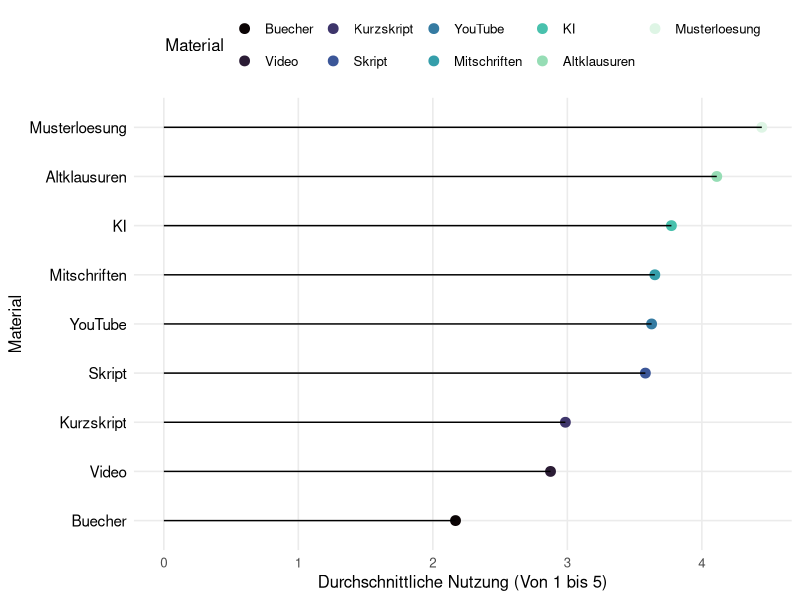
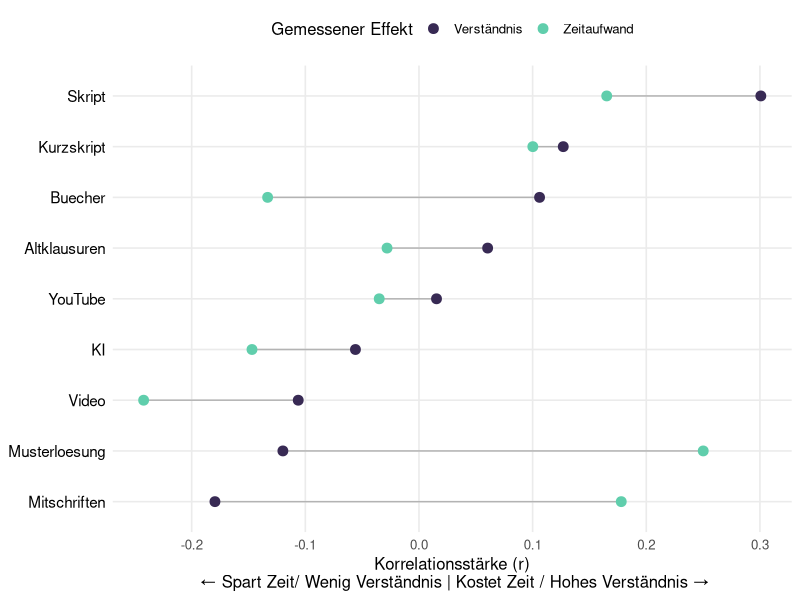
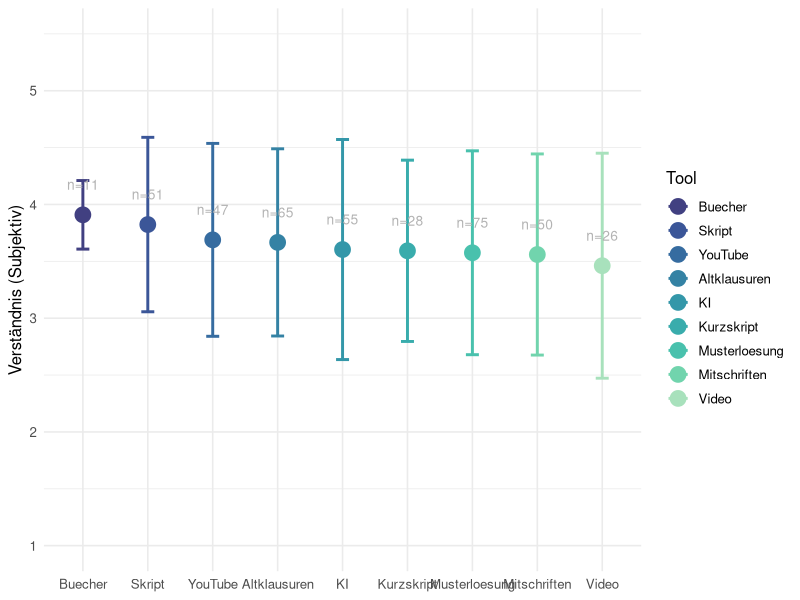
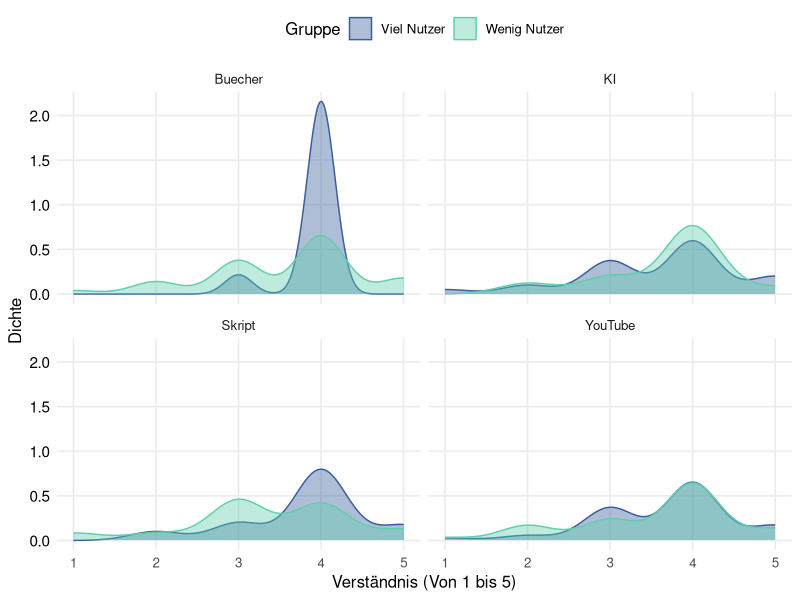
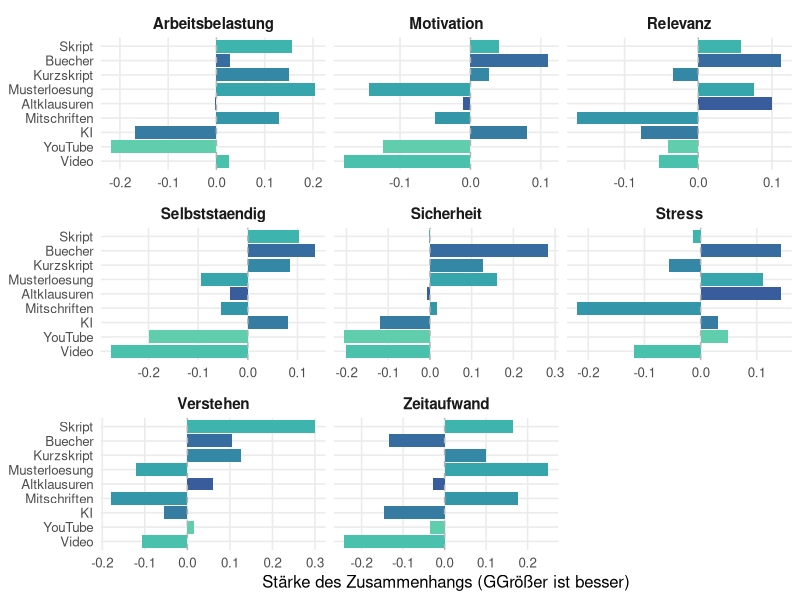

These figures' R source, in order: (Note: this script raises an error after producing the figures.)

#Library installieren 
library(tidyverse)

#Reinladen der Umfrage ins global Enviorment
survey.data <- read.csv("results-survey_cleaned.csv")

#Frage/Plot 1 - Ein abbild zeigen von dem was wir eigentlich grade Nutzen
#Die Idee hinter diesem Plot ist für die Analyse dann um den Roten Faden zu halten erstmal zu zeigen was 
#die Studenten eigentlich Nutzen, damit wir nachher Zeigen können das obwohl KI und Digitale Lernmittel
#häufig genutzt werden sie nicht mit einer erfahrung

#Wir extrahieren die passenden Informationen aus unserer Umfrage für unseren Plot
plot.1.data <- survey.data %>%
  #Wir wählen uns die wichtigen Daten aus der Befragung aus (Hier: Die Daten zur Nutzung)
  select(starts_with("Nutzung")) %>%
  #Wir fassen alles zusammen indem wir den Durschnitt für alle mittel ausrechnen und fehlende Werte entfernen
  summarise(across(everything(), mean, na.rm = TRUE)) %>%
  #Wir Formen unser Material um damit wir das ganze mit ggplot vernünftig erstellen 
  #können und bennen Material und den Score richtig um 
  pivot_longer(everything(), names_to = "Material", values_to = "Score") %>%
  #Wir entfernen von den Spalten die bleibsel der csv Datei und Sortieren
  #es so das zuerst die Materialspalte und dann die Scorespalte kommt
  mutate(
    Material = str_remove_all(Material, "Nutzung_|_Num"),
    Material = fct_reorder(Material, Score)
  )

#Wir erstellen unseren Plot für das erste Thema 
plot1 <- ggplot(plot.1.data, aes(x = Score, y = Material)) +
  #Wir erstellen einen kleinen Punkt an der Spitze der Nutzung
  geom_point(size = 3, aes(color = Material)) +
  #Wir zeichnen eine Linie die bis zu dem eben gezeichneten Punkt geht 
  geom_segment(aes(
    x = 0,
    xend = Score,
    y = Material,
    yend = Material
  )) +
  #Hinzufügen von Achsenbeschriftungen
  labs(x = "Durchschnittliche Nutzung (Von 1 bis 5)",
       y = "Material") +
  #Minimal Theme und Farbpallete für Optik vom Plots
  theme_minimal(base_size = 12) +
  theme(
    legend.position = "top", 
    panel.grid.minor = element_blank(),
    plot.title = element_text(face = "bold", size = 16), 
    axis.text.y = element_text(color = "black", size = 11)
  ) +
  scale_color_viridis_d(option = "mako") 

#Wir speichern unsere Grafik fürs Github Projekt
ggsave("Plot1.Nutzung.pdf",
       plot = plot1,
       device = "pdf",
       width = 7,
       height = 4.5)

#Frage/Plot 2 - Zeigen das viele Studenten sich Zeitersparnis beim Studium wünschen

#Um für diese Frage einen guten Plot zu erstellen müssen wir uns erstmal
#anschauen wie Zeitaufwand und Material Korrelieren

cor.time <- survey.data %>%
  summarise(across( 
    starts_with("Nutzung"), #Für alle Spalten die mit "Nutzung" anfangen in der csv
    ~ cor(.x, Effekt_Zeitaufwand_Num, use = "complete.obs") #Berechnen wir die Korrelation mit dem Zeitaufwand
  )) %>%
  #Wir beschriften unsere Zeilen wieder um und formen sie in lange Reihen um
  pivot_longer(everything(), names_to = "Material", values_to = "Zeit.Effekt")

#jetzt bauen wir diese Korrelationswerte auch für den zusammenhang mit dem Verständnis zusammen

cor.understanding <- survey.data %>%
  summarise(across( 
    starts_with("Nutzung"), #Wir nehmen uns wieder alle Nutzungsspalten
    ~ cor(.x, Qualitaet_Verstehen_Num, use = "complete.obs") #Berechnen nur diesesmal die Korrelation mit dem Verständnis
  )) %>%
  
  #Wir beschriften unsere Zeilen wieder um und formen sie in lange Reihen um
  pivot_longer(everything(), names_to = "Material", values_to = "Verstaendnis.Effekt")


#jetzt haben wir die Korrelationsdaten von Zeit und Verständnis wir wollen jetzt diese
#Kombinieren in einen Datensatz den wir dann in ggplot übergeben können

plot.2.data <- left_join(cor.time, cor.understanding, by = "Material") %>%
  mutate(
    Material = str_remove_all(Material, "Nutzung_|_Num"), #Wir entfernen wieder die Umfrage überbleibsel
    Material = fct_reorder(Material, Verstaendnis.Effekt) #Und ordnen die Spalten dann neu an 
  )

#Jetzt können wir unseren finalen ggplot Erstellen das hier wird ein Dumbell Plot 
plot2 <- ggplot(plot.2.data) +
  
  #Dieser Teil baut die Linie in der mitte die die Beiden Korrelationswerte miteinander verbindet 
  geom_segment(aes(
    y = Material, yend = Material,
    x = Zeit.Effekt, xend = Verstaendnis.Effekt
  ), color = "grey70") +
  
  #Hier erstellen wir den Punkt für die Zeit auf dem Graphen
  geom_point(aes(x = Zeit.Effekt, y = Material, color = "Zeitaufwand"), size = 3) +
  
  #Das Hier ist der Punkt für das Verständnis
  geom_point(aes(x = Verstaendnis.Effekt, y = Material, color = "Verständnis"), size = 3) +
  
  #Hier nehmen wir unsere Standard Farbpalette 
  scale_color_viridis_d(option = "mako", begin = 0.2, end = 0.8) +
  #Wir erstellen Überschrift und Achsenbeschriftungen für die Verständnis
  labs(
       x = "Korrelationsstärke (r)\n ← Spart Zeit/ Wenig Verständnis | Kostet Zeit / Hohes Verständnis →",
       y = NULL,
       color = "Gemessener Effekt"
  ) +
  #Wir editieren unser Theme minimal etwas damit es unseren Anforderungen entspricht
  theme_minimal(base_size = 12) +
  theme(
    legend.position = "top", #Sorgt dafür das die Legende oben ist 
    panel.grid.minor = element_blank(),
    plot.title = element_text(face = "bold", size = 16), #Überschrift Makieren und Richtige Größe einstellen 
    axis.text.y = element_text(color = "black", size = 11) #Achsenbeschriftung einfärben und Größe Richtig bestimmen
  )

#Wir speichern wieder unseren Plot 
ggsave("Plot2.cor.time.verst.pdf",
       plot = plot2,
       device = "pdf",
       width = 7,
       height = 4.5)

#Frage/Plot 3 - Welche Materialien Korrelieren Tatsächlich mit dem Gefühl des Veständnis

plot.3.data <- survey.data %>%
  
  #Wir brauchen das verständnis und alle Nutzungs-Spalten
  select(Qualitaet_Verstehen_Num, starts_with("Nutzung")) %>%
  
  #Wir drehen wieder für ggplot die Daten damit alles untereinander steht 
  pivot_longer(
    cols = starts_with("Nutzung"),
    names_to = "Tool",
    values_to = "Haeufigkeit"
  ) %>%
  
  #Wir räumen wieder die Namen auf 
  mutate(Tool = str_remove_all(Tool, "Nutzung_|_Num")) %>%
  
  #Wir filtern alle die das Tool regelmäßig Nutzen
  filter(Haeufigkeit >= 4) %>%
  
  #Wir rechnen absofort pro Tool
  group_by(Tool) %>%
  
  #Jetzt berechnen wir die Werte die wir für den Plot eigentlich brauchen
  summarise(
    Note = mean(Qualitaet_Verstehen_Num, na.rm = TRUE), #Berechnung des Durchschnitts
    Streuung = sd(Qualitaet_Verstehen_Num, na.rm = TRUE), #Fehlerbalken
    Anzahl.User = n() #Wir zeigen an wie viele Nutzer es gab so kann man die aussagekräftigkeit besser einschätzen
  ) %>%
  
  #Sortieren die Notes so das die beste vorne steht 
  mutate(Tool = fct_reorder(Tool, Note, .desc = TRUE))


#Jetzt erstellen wir unseren Mean/Error Plot 
plot3 <- ggplot(plot.3.data, aes(x = Tool, y = Note, color = Tool)) +
  
  #Zuerst erstellen wir den Fehlerbalken
  geom_errorbar(aes(ymin = Note - Streuung, ymax = Note + Streuung),
                width = 0.2, size = 1) +
  #Der Punkt welcher unseren durchschnittswert darstellt 
  geom_point(size = 5) +
  
  #Text Label damit man sieht wie viele Leute zu einer Häufigen Lerngruppe gehören
  geom_text(aes(label = paste0("n=", Anzahl.User)),
            vjust = -2.5, size = 3.5, color = "grey70") +
  
  #Auswählen der Farbpalette
  scale_colour_viridis_d(option = "mako", begin = 0.3, end = 0.9) +
  
  #Jezt fixieren wir die Achsen 
  scale_y_continuous(limits = c(1, 5.5), breaks = 1:5) +
  
  #Beschriftung(WIP)
  labs(
    y = "Verständnis (Subjektiv)",
    x = NULL 
  ) +
  theme_minimal(base_size = 12)

#Wir speichern wieder unseren Plot
ggsave("Plot3.Errorplot.pdf",
       plot = plot3,
       device = "pdf",
       width = 7,
       height = 4.5)


#Frage/Plot 4 - Macht es einen unterschied für die Note, ob ich ein Tool viel oder wenig nutze?

#Wir erstellen hierfür einen Density Plot, ursprünglich wollte ich nen einfachen 
#Boxplot verwenden aber das war mir ein wenig zu langweilig

#Wir starten wie immer mit unserer datenumformung
plot.4.data <- survey.data %>%
  
  #Wir wählen die Zeilen aus die wir brauchen das Verständnis und Nutzung 
  #von KI und Youtube im Vergleich mit Skript und Büchern
  select(Qualitaet_Verstehen_Num,
         Nutzung_Skript_Num,
         Nutzung_KI_Num,
         Nutzung_YouTube_Num,
         Nutzung_Buecher_Num) %>%
  
  #Wir drehen die Daten wieder für den ggplot
  pivot_longer(cols = starts_with("Nutzung"),
               names_to = "Tool",
               values_to = "Haeufigkeit") %>%
  
  #Wir machen unseren Datensatz wieder für den Plot "sauber"
  mutate(Tool = str_remove_all(Tool, "Nutzung_|_Num")) %>%
  
  #Wir filtern alle störenden NAs raus 
  filter(!is.na(Haeufigkeit), !is.na(Qualitaet_Verstehen_Num)) %>%
  
  #Jetzt unterscheiden wir die Studenten in 2 Gruppen
  mutate(Gruppe = if_else(Haeufigkeit >= 4,
                          "Viel Nutzer",
                          "Wenig Nutzer")) %>%
  
  #Wir filtern Tool nur nach den Tools die wir tatsächlich haben wollen in unserem Density Plot
  filter(Tool %in% c("Skript", "KI", "YouTube", "Buecher"))

#Jetzt erstellen wir unseren density Plot 
plot4 <- ggplot(plot.4.data, aes(x = Qualitaet_Verstehen_Num, fill = Gruppe, color = Gruppe)) +
  
  #Wir erstellen unseren density Plot mit alpha = 0.4 damit die Hügel transparent sind 
  geom_density(alpha = 0.4) +
  
  #Dieser Befehl sorgt dafür das wir sozusagen Mini Plots für jedes der Materialien erstellen 
  facet_wrap(~Tool) +
  
  #Hier nehmen wir unsere Standard Farbpalette 
  scale_fill_viridis_d(option = "mako", begin = 0.4, end = 0.8) +
  scale_color_viridis_d(option = "mako", begin = 0.4, end = 0.8) +
  
  #Wir erstellen Überschrift und Achsenbeschriftungen für die Verständnis
  labs(
       x = "Verständnis (Von 1 bis 5)",
       y = "Dichte",
       fill = "Gruppe"
  ) +
  
  #Wir editieren unser Theme minimal etwas damit es unseren Anforderungen entspricht
  theme_minimal(base_size = 12) +
  theme(
    legend.position = "top", #Sorgt dafür das die Legende oben ist 
    panel.grid.minor = element_blank(),
    plot.title = element_text(face = "bold", size = 16), #Überschrift Makieren und Richtige Größe einstellen 
    axis.text.y = element_text(color = "black", size = 11) #Achsenbeschriftung einfärben und Größe Richtig bestimmen
  )


#Wir speichern wieder unsere Grafik 
ggsave("Plot4.Verständnisdichte.pdf",
       plot = plot4,
       device = "pdf",
       width = 7,
       height = 4.5)

#Frage4.5/Plot4.5 - Mit welchen Effekten Korrelieren die Arbeitsmaterialien
#Es fehlt zwischen PLot 4 und 5 für die Argumentation unserer These der Übergang deswegen
#gucken wir uns jetzt an wie die Materialien mit den Effekten zusammenhängen die für die Zufriedenheit sorgen können

plot.4.5.data <- survey.data %>%
  #Wir wählen wieder unsere gebrauchten Eigenschaften aus, 
  #wir nehmen nicht alle Effekte weil unsere Plots sonst zu unübersichtlich werden
  select(starts_with("Nutzung_"),
         starts_with("Effekt_"),
         Qualitaet_Verstehen_Num) %>%
  
  #Wir berechnen die Korrelation zwischen all diesen Werten
  #Außerdem stellen wir sicher das immer das Vollständige Wertepaar vorhanden ist 
  cor(use = "pairwise.complete.obs") %>%
  
  #Hier wieder unser trick aus Plot 4 um die Daten ins richtige Format zu rücken
  as.table() %>%
  as.data.frame() %>%
  
  #Jetzt filtern wir die Korrelationen die wir tatsächlich haben wollen
  filter(str_detect(Var1, "Nutzung"), !str_detect(Var2, "Nutzung")) %>%
  
  #Wir machen unsere Namen für die Plots wieder schön 
  mutate(
    Tool = str_remove_all(Var1, "Nutzung_|_Num"),
    
    #Wir entfernen auch noch andere Überbleibsel 
    Effekt = str_remove_all(Var2, "Effekt_|Qualitaet_|Nutzung_|_Num|_Rev")
  )

plot4.5 <- ggplot(plot.4.5.data, aes (x = Freq, y = reorder(Tool, Freq), fill = Tool)) +
  #Hiermit erstellen wir unsere Balken
  geom_col() +
  
  #Das hier sorgt dafür das wir wieder viele
  facet_wrap(~Effekt, scales = "free_x") +
  scale_fill_viridis_d(option = "mako", begin = 0.4, end = 0.8) +
  geom_vline(xintercept = 0, linetype = "dashed", color = "grey70") +
  labs(
    x = "Stärke des Zusammenhangs (GGrößer ist besser)",
    y = NULL
  ) +
  theme_minimal(base_size = 12) +
  theme(
    legend.position = "none",
    panel.grid.minor = element_blank(),
    strip.text = element_text(face = "bold", size = 11)
  )

#Wir speichern wieder unser Bild
ggsave("Plot4.5.Korrelation.pdf",
       plot = plot4.5,
       device = "pdf",
       width = 10,
       height = 4.5)

#Plot/Frage 5 - Wie Korrelieren Qualitäts und Effekteigenschaften mit der Zufriedenheit
plot.5.data.cor <- survey.data %>%
  
  #Wir suchen alle Eigenschaften raus die mit der Zufriedenheit interessant korrelieren könnten
  select(starts_with("Qualitaet_"), starts_with("Effekt_"), Zufriedenheit_Score) %>%
  
  #Wir berechnen die Korrelation zwischen allen werten und filtern wieder NAs
  cor(use = "pairwise.complete.obs") %>%
  
  #Formen die Matrix zuerst in eine Tabelle und dann in einen Data Frame um 
  as.table() %>%
  as.data.frame() %>%
  
  #Wir filtern alle Korrelationen heraus so dass nurnoch die wichtigen Dinge übrig sind 
  filter(Var1 != "Zufriedenheit_Score", Var2 == "Zufriedenheit_Score") %>%
  
  mutate(
    Faktor = str_remove_all(Var1, "Qualitaet_|Effekt_|_Num|_Rev"),
  ) %>%
  
  mutate(Faktor = fct_reorder(Faktor, Freq)) 

#Da wir in der ersten Transformation die Daten schon umgebaut haben mit correlationen
#holen wir uns jetzt noch die anderen Sachen die wir brauchen für den finalen Tornado Plot 

plot.5.data.cor.2 <- survey.data %>%
  #Wir wählen wieder alle Spalten aus die wir brauchen 
  select(starts_with("Nutzung_"),
         Effekt_Sicherheit_Num,
         Effekt_Stress_Num,
         Effekt_Zeitaufwand_Rev,
         Qualitaet_Verstehen_Num) %>%
  #Wir berechnen von diesen Aspekten die Korrelationen und filtern wieder die NAs
  cor(use = "pairwise.complete.obs") %>%
  
  #Wir wenden wieder unseren Umformatierungstrick an
  as.table() %>%
  as.data.frame() %>%
  filter(
    str_detect(Var1, "Nutzung"),
    !str_detect(Var2, "Nutzung")
  ) %>%
  mutate(
    Tool = str_remove_all(Var1, "Nutzung_|_Num"),
    Effekt = str_remove_all(Var2, "Effekt_|Qualitaet_|_Num|_Rev")
  )

plot5 <- ggplot(plot.5.data.cor.2, aes(x = Freq, y = reorder(Effekt, Freq), fill = Effekt)) +
  geom_col() +
  facet_wrap(~Tool, ncol = 3) +
  scale_fill_viridis_d(option = "mako", begin = 0.3, end = 0.8) +
  geom_vline(xintercept = 0, linetype = "dashed", color = "grey70") +
  labs(
    x = "Korrelation (r) (Höher ist hier immer besser)",
    y = NULL
  ) +
  theme_minimal(base_size = 12)

#Wir Speichern wieder unsere Ergebnisse
ggsave("Plot5.Effekt.cor.pdf",
       plot = plot5,
       device = "pdf",
       width = 7,
       height = 4.5)

#Plot 6 - Sonderanfertigung - Fokussierte Korrelationsheatmap für Annika

plot.6.data <- survey.data %>%
  
  select(Zufriedenheit_Score,
         starts_with("Nutzung"),
         starts_with("Qualitaet_"),
         starts_with("Effekt")) %>%
  cor(use = "pairwise.complete.obs") %>%
  as.table() %>%
  as.data.frame() %>%
  
  mutate(
    Var1 = str_remove_all(Var1, "Nutzung_|Qualitaet_|Effekt_|_Num|_Score|_Rev"),
    Var2 = str_remove_all(Var2, "Nutzung_|Qualitaet_|Effekt_|_Num|_Score|_Rev"),
  )

current.order <- unique(plot.6.data$Var1)
desired.order <- c("zufriedenheit", setdiff(current.order, "Zufriedenheit"))

plot.6.data <- plot.6.data %>%
  
  mutate(
    Var1 = factor(Var1, levels = desired.order),
    Var2 = factor(Var2, levels = desired.order)
  )

ggplot(plot.6.data, aes(x = Var1, y = Var2)) +
  
  geom_tile(aes(fill = Freq)) +
  
  geom_text(color = "black", aes(label = round(Freq, 2), size = 2.5)) +
  
  
  scale_fill_viridis_c(option = "mako", begin = 0.3, end = 0.8, limits = c(-1, 1)) +
  
  labs(
    x = NULL,
    y = NULL,
    fill = "Korrelation"
  ) +
  theme_minimal() 
  

  
  
  
